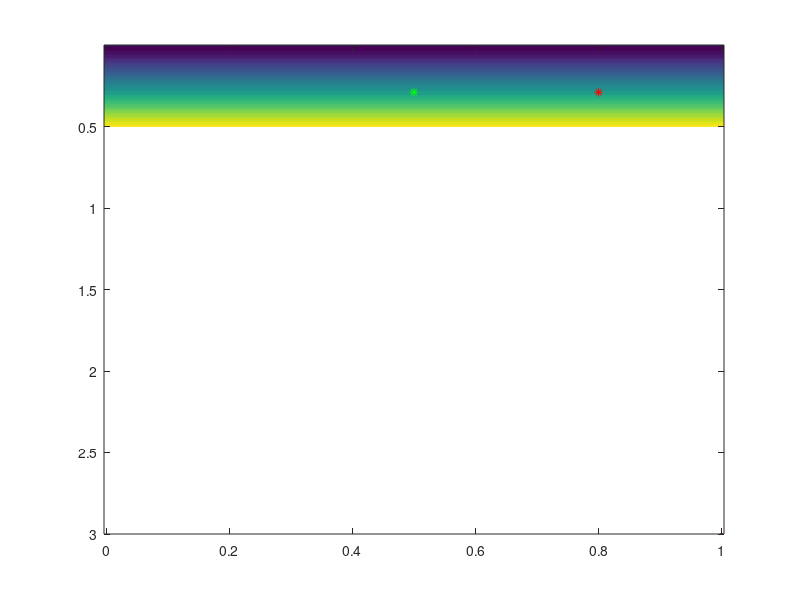

This chart was generated by the following MATLAB code: (Note: this script raises an error after producing the figure.)
%%%% Test géodesique dans 
%% On propose dans ce document de déterminer une géodésique directement dans l'espace
%%  de lacets simplifier à cercles de rayon R = x_3 positionné en $ (x_1,0,0)$, espace
%% donc de dimension $2$
%% ON suppose ici que u=1 et donc le poids correspond simplement 
clear all;

figure(1)
R_max = 1;
N = 2^7;
x_R = linspace(-0.5,0.5,N); 
x_1 = linspace(0,1,N);

[X1,X2] = meshgrid(x_1,x_R);
epsilon = 0.2*10^(-2);
W = (2*pi*abs(X2)+ epsilon./(sqrt(X2.^2)));




gamma1 = [0.5,0.29]; gamma1_pd(1) = 1 + round(gamma1(1)*(N-1));  gamma1_pd(2) = 1 + round((gamma1(2)+0.5)*(N-1)); 
gamma2 = [0.8,0.29] ; gamma2_pd(1) = 1 + round(gamma2(1)*(N-1));   gamma2_pd(2) = 1 + round((gamma2(2)+0.5)*(N-1));

clf
%colormap('jet')
imagesc(x_1,x_R(N/2+1:N),W(N/2+1:N,:));
hold on;
plot(gamma1(1),gamma1(2),'*g',LineWidth=3);
plot(gamma2(1),gamma2(2),'*r',LineWidth=3);



options.nb_iter_max = Inf;

[D,S] = perform_fast_marching((1./W'), [gamma2_pd(1);gamma2_pd(2)], options);
Geodesic = compute_geodesic(D,gamma1_pd);
Geodesic = round(Geodesic);


[GD1,GD2] = gradient(D);
Norm_GD = sqrt(GD1.^2 +GD2.^2 + 10^(-4));
GD1 = GD1./Norm_GD; GD2 = GD2./Norm_GD; 

gamma(1,:) = gamma1';

alpha = 0.5/N;
j=1;

%while (max(sqrt((gamma(j,1)-gamma1(1)).^2 + (gamma(j,2)-gamma1(2)).^2+ (gamma(j,3)-gamma1(3)).^2)) >0.05),
for j=1:110,
gamma_pd(1) = 1 + round(gamma(j,1)*(N-1));
gamma_pd(2) = 1 + round((gamma(j,2)+0.5)*(N-1));

grad_D1 = GD1(gamma_pd(1),gamma_pd(2));
grad_D2 = GD2(gamma_pd(1),gamma_pd(2));


gamma(j+1,:) = gamma(j,:) - alpha*[grad_D2,grad_D1];
gamma(j+1,2) = max(gamma(j+1,2),0);

plot(gamma(j+1,1),gamma(j+1,2),'w*')

%j=j+1
end

plot(gamma1(1),gamma1(2),'*g',LineWidth=3);
plot(gamma2(1),gamma2(2),'*r',LineWidth=3);


name_fig = ['Test2_gedesique_poids.eps']; 
 print('-depsc', name_fig)



figure(2)
J = size(gamma,1);

%%%%%%%%%%%%%%%%%%%%%% on trace les géodésiques %%%%%%%%%%
theta = linspace(0,2*pi);
clf;
plot3(0.5+gamma1(2)*cos(theta),0.5+gamma1(2)*sin(theta),gamma1(1)+0*theta,'g',LineWidth=3);
hold on;
plot3(0.5+gamma2(2)*cos(theta),0.5+gamma2(2)*sin(theta),gamma2(1)+0*theta,'r',LineWidth=3);

for j=2:J,
plot3(0.5+gamma(j,2)*cos(theta),0.5+gamma(j,2)*sin(theta),gamma(j,1)+0*theta,'b');
end

axis auto

name_fig = ['Test2_gedesique_cercle_image_Gamma.eps']; 
 print('-depsc', name_fig)


% figure(3)
% J = size(Geodesic,2);
% 
% %%%%%%%%%%%%%%%%%%%%%% on trace les géodésiques %%%%%%%%%%
% theta = linspace(0,2*pi);
% clf;
% plot3(0.5+gamma1(2)*cos(theta),0.5+gamma1(2)*sin(theta),gamma1(1)+0*theta,'g',LineWidth=3);
% hold on;
% plot3(0.5+gamma2(2)*cos(theta),0.5+gamma2(2)*sin(theta),gamma2(1)+0*theta,'r',LineWidth=3);
% 
% for j=2:J,
% 
% x1j= x_1(Geodesic(1,j));
% xRj= x_R(Geodesic(2,j));
% 
% 
% plot3(0.5+xRj*cos(theta),0.5+xRj*sin(theta),x1j+0*theta,'b');
% end
% 
% axis auto